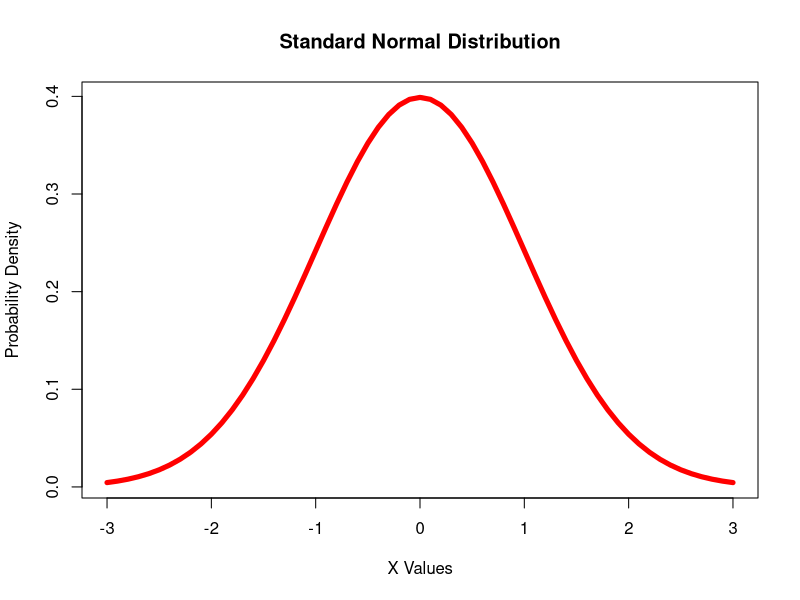

The R source for this figure:
x <- seq(-3, 3, by = 0.1)

y <- dnorm(x)

plot(x, y,
     type = "l",
     lwd = 5,
     col = "red",
     main = "Standard Normal Distribution",
     xlab = "X Values",
     ylab = "Probability Density")
